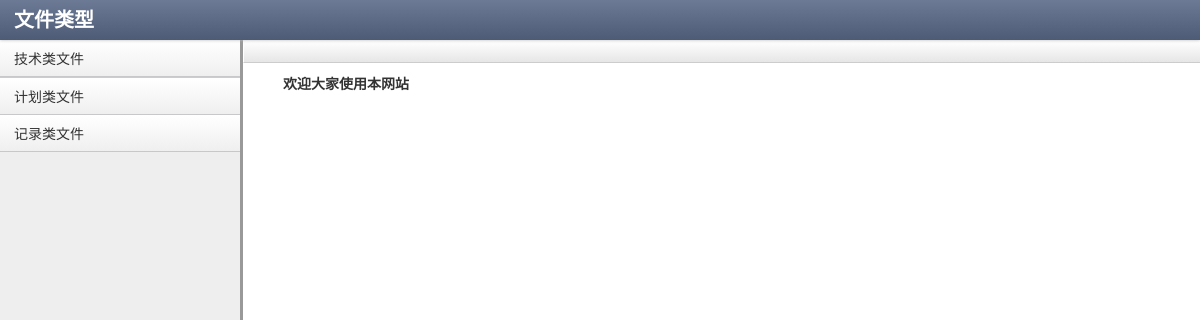
Page /nameauto/ on the earlier database version.
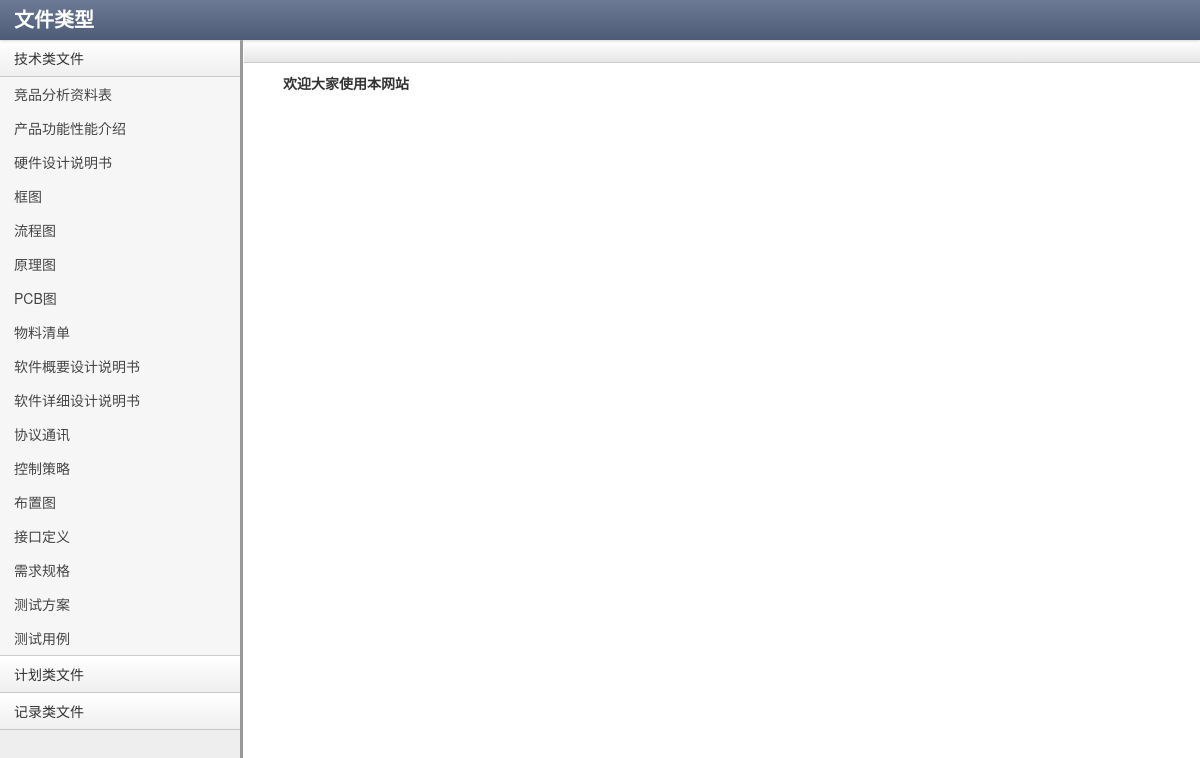
Same page on the later database version.
### name_generate/models.py (models this page shows, shortened)
class ProjectFlieClass(models.Model):
    name = models.CharField(max_length=30, verbose_name="项目文件类型")
    flieclass = models.ForeignKey(FlieClass, on_delete=models.CASCADE)
    code = models.CharField(max_length=30, null=True, blank=True, verbose_name="代号")
    class Meta:
        verbose_name_plural = '项目分类'

### name_generate/views.py (the view)
# urls.py: path('', views.NameGenerateView.as_view(), name='NameGenerate'),
class NameGenerateView(CreateView):
    model = FlieClass  # 关联的数据表
    form_class = BaseForm  # 关联的表单类
    template_name = 'name_generate/base_view.html'  # 模板路径
    success_url = reverse_lazy('NameGenerate')  # 表单提交后跳转url
    def get_context_data(self, **kwargs):
        context = super().get_context_data(**kwargs)
        context['tech'] = FlieClass.objects.get(name='技术类文件').projectflieclass_set.all()
        context['plan'] = FlieClass.objects.get(name='计划类文件').projectflieclass_set.all()
        context['record'] = FlieClass.objects.get(name='记录类文件').projectflieclass_set.all()
        return context

### name_generate/templates/name_generate/base_view.html (shortened to what this page needs)
{% extends 'base.html' %}
{% block technical_list %}
    {% for obj in tech %}
        <li ><a href="{% url 'Technical' obj.pk %}">{{ obj.name }}</a></li>
    {% endfor %}
{% endblock %}

### templates/base.html (shortened to what this page needs)
<!DOCTYPE html>
<html lang="en">
  <head>
    {% load static %}
    <link rel="stylesheet" type="text/css" href="{% static "lib/bootstrap/css/bootstrap.css" %}">
    <link rel="stylesheet" type="text/css" href="{% static "stylesheets/theme.css" %}">
  </head>
  <body class="">
  <div class="navbar">
        <div class="navbar-inner"><a class="brand" href="#"> <span class="second">文件类型</span></a>
      </div>
    </div>
    <div class="sidebar-nav">
        <a href="#dashboard-menu" class="nav-header" data-toggle="collapse">技术类文件</a>
        <ul id="dashboard-menu" class={% block technic_class  %}"nav nav-list collapse in"{% endblock %}>
            {% block technical_list  %}
            {% endblock %}
        </ul>
        <a href="#accounts-menu" class="nav-header" data-toggle="collapse">计划类文件</a>
        <a href="#legal-menu" class="nav-header" data-toggle="collapse">记录类文件</a>
    </div>
    <div class="content">
        <div class="header">
        </div>
  {% load static %}
   <div class="container-fluid">
       {% block form_com  %}
           <strong>欢迎大家使用本网站</strong>
       {% endblock %}
    </div>
  </body>
</html>

### name_generate/static/stylesheets/theme.css (style rules this page uses)
body { background: #eee; background-image: url(http://subtlepatterns.com/patterns/furley_bg.png); background-position: initial initial; background-repeat: initial initial; background-position: initial initial; background-repeat: initial initial; margin: 0px; padding: 0px; }
.navbar { position: relative; z-index: 20; margin: 0px; padding: 0px; -webkit-box-shadow: 0px 0px 3px #cccccc; -moz-box-shadow: 0px 0px 3px #cccccc; box-shadow: 0px 0px 3px #cccccc; }
.navbar .brand { text-shadow: none; }
.navbar .navbar-inner { background: #4d5b76; background: -webkit-gradient(linear, left bottom, left top, color-stop(0, #4d5b76), color-stop(1, #6c7a95)); background: -ms-linear-gradient(bottom, #4d5b76, #6c7a95); background: -moz-linear-gradient(center bottom, #4d5b76 0%, #6c7a95 100%); background: -o-linear-gradient(bottom, #4d5b76, #6c7a95); filter: progid:dximagetransform.microsoft.gradient(startColorStr='#4d5b76', EndColorStr='#6c7a95'); -ms-filter: "progid:DXImageTransform.Microsoft.gradient(startColorStr='#6c7a95',EndColorStr='#4d5b76')"; padding: 0em 1em; margin: 0px; -webkit-border-radius: 0px; -moz-border-radius: 0px; border-radius: 0px; -moz-background-clip: padding; -webkit-background-clip: padding-box; background-clip: padding-box; border: 0px; border-bottom: none; }
.content { min-width: 400px; position: relative; min-height: 800px; background: #fff; margin-left: 240px; border-left: 1px solid #cccccc; border-left: 3px solid #999999; }
.header { background: #ffffff; background: #ffffff; background: -webkit-gradient(linear, left bottom, left top, color-stop(0, #e6e6e6), color-stop(1, #ffffff)); background: -ms-linear-gradient(bottom, #e6e6e6, #ffffff); background: -moz-linear-gradient(center bottom, #e6e6e6 0%, #ffffff 100%); background: -o-linear-gradient(bottom, #e6e6e6, #ffffff); filter: progid:dximagetransform.microsoft.gradient(startColorStr='#4d5b76', EndColorStr='#6c7a95'); -ms-filter: "progid:DXImageTransform.Microsoft.gradient(startColorStr='#ffffff',EndColorStr='#e6e6e6')"; border-bottom: 1px solid #cccccc; border-top: 1px solid #ffffff; border-left: 1px solid #ffffff; padding: 0em 1.25em; }
.sidebar-nav { width: 240px; position: absolute; float: left; border-top: none; border-left: none; margin: 0em; }
.sidebar-nav .nav-header { border-top: 1px solid #ffffff; border-bottom: 1px solid #c8c8cb; border-left: none; color: #333; display: block; background: #efeff0; background: -webkit-gradient(linear, left bottom, left top, color-stop(0, #efeff0), color-stop(1, #ffffff)); background: -ms-linear-gradient(bottom, #efeff0, #ffffff); background: -moz-linear-gradient(center bottom, #efeff0 0%, #ffffff 100%); background: -o-linear-gradient(bottom, #efeff0, #ffffff); filter: progid:dximagetransform.microsoft.gradient(startColorStr='#4d5b76', EndColorStr='#6c7a95'); -ms-filter: "progid:DXImageTransform.Microsoft.gradient(startColorStr='#ffffff',EndColorStr='#efeff0')"; font-weight: normal; font-size: 1em; line-height: 2.5em; padding: 0em .25em; margin-bottom: 0px; text-shadow: none; text-transform: none; }
.sidebar-nav .nav-list { margin: 0px; border: 0px; background: #f6f6f6; }
.sidebar-nav .nav-list > li > a { color: #444; padding: .5em 1em; }
.sidebar-nav .nav-list.collapse.in { border-bottom: 1px solid #ccc; }

### templates/base.html (style rules this page uses)
.brand { font-family: georgia, serif; }
.brand .second { color: #fff; font-weight: bold; }

Differences in the rows shown:
added ProjectFlieClass: name "竞品分析资料表"
added ProjectFlieClass: name "产品功能性能介绍"
added ProjectFlieClass: name "硬件设计说明书"
added ProjectFlieClass: name "框图"
added ProjectFlieClass: name "流程图"
added ProjectFlieClass: name "原理图"
added ProjectFlieClass: name "PCB图"
added ProjectFlieClass: name "物料清单"
added ProjectFlieClass: name "软件概要设计说明书"
added ProjectFlieClass: name "软件详细设计说明书"
added ProjectFlieClass: name "协议通讯"
added ProjectFlieClass: name "控制策略"
added ProjectFlieClass: name "布置图"
added ProjectFlieClass: name "接口定义"
added ProjectFlieClass: name "需求规格"
added ProjectFlieClass: name "测试方案"
added ProjectFlieClass: name "测试用例"
